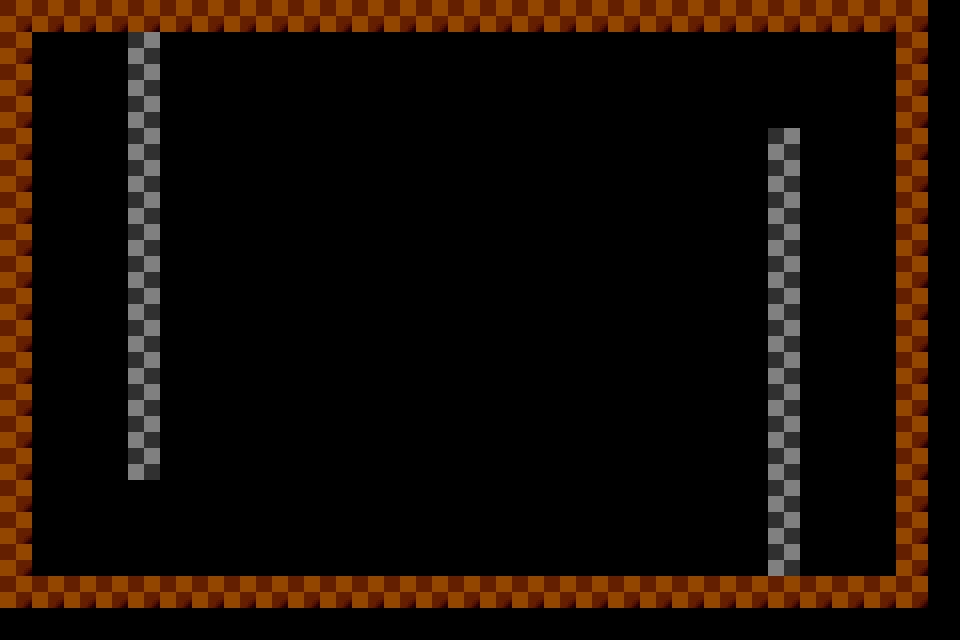

This game map was drawn from its Tiled (.tmx) file and the tilesets committed beside it. A one-line description and the trimmed map source follow:
An orthogonal 30x20 tile map with 32x32 px tiles, 1 tile layer (Map) and 3 objects (start_point, end_point, man).

<map version="1.0" orientation="orthogonal" renderorder="right-down" width="30" height="20" tilewidth="32" tileheight="32" nextobjectid="5">
 <tileset firstgid="1" name="area01_level_tiles" tilewidth="32" tileheight="32" tilecount="140" columns="20">
  <image source="../img/map/area01_level_tiles.png" width="640" height="241" />
 </tileset>
 <layer name="Map" width="30" height="20">
  <data>[600 cells, 121 non-empty, 3 distinct tile ids]</data>
 </layer>
 <objectgroup name="Objects">
  <object id="1" name="start_point" x="64" y="64" width="32" height="32" />
  <object id="3" name="end_point" x="832" y="512" width="32" height="32" />
  <object id="4" name="man" x="0" y="0" width="32" height="32">
   <properties>
    <property name="frameheight" type="int" value="32" />
    <property name="framewidth" type="int" value="32" />
    <property name="image" value="man" />
   </properties>
  </object>
 </objectgroup>
 <objectgroup name="collision" />
</map>